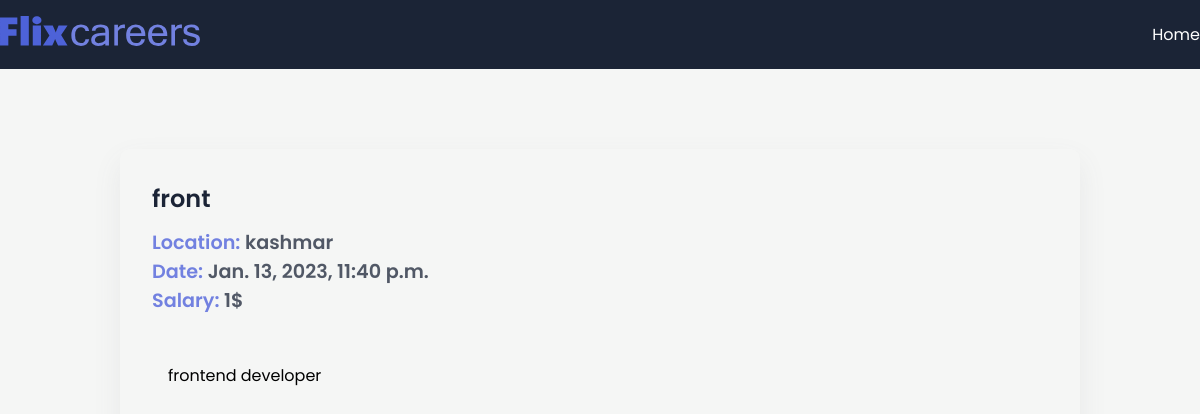
The page /job/5 on the database its author committed.
### app/models.py (models this page shows, shortened)
class jobPost(models.Model):
    JOB_TYPE_CHOICES = [
        ('Full Time', 'Full Time'),
        ('Part Time', 'Part Time'),
    ]
    title = models.CharField(max_length=200)
    description = models.CharField(max_length=200)
    expiry = models.DateField(null=True)
    date = models.DateTimeField(auto_now_add=True)
    salary = models.IntegerField()
    slug = models.SlugField(null=True, max_length=40, unique=True)
    location = models.OneToOneField(Location, null=True, on_delete=models.CASCADE)
    author = models.ForeignKey(Author, on_delete=models.CASCADE, null=True)
    skills = models.ManyToManyField(skills)
    type = models.CharField(max_length=200, null=False, choices=JOB_TYPE_CHOICES)

class Location(models.Model):
    street = models.CharField(max_length=200)
    city = models.CharField(max_length=200)
    country = models.CharField(max_length=200)
    state = models.CharField(max_length=200)
    zip = models.CharField(max_length=200)

### app/views.py (the view)
# urls.py: path('job/<int:id>', views.job_detail, name='jobs_detail')
def job_detail(request, id):
    print(type(id))
    try:
        if id == 0:
            return redirect(reversed('jobs_home'))
        job = jobPost.objects.get(id=id)
        context = {"job": job}
        return render(request, "app/job_detail.html", context)
    except:
        return HttpResponseNotFound("<h2>Not found</h2>")

### app/templates/app/job_detail.html (shortened to what this page needs)
{% extends 'base.html' %}
{% block content %}
    <section>
      <div class="container">
        <div class="view-post">
          <h1 class="jobtitle">
              {{ job.title}}
          </h1>
          <p class="location it">Location: <span>{{ job.location.city }}</span></p>
          <p class="status it">Date: <span>{{ job.date}}</span></p>
          <p class="budget it">Salary: <span>{{ job.salary}}$</span></p>
          <div class="desc">
            <p class="details">
              {{ job.description }}
            </p>
          </div>
        </div>
      </div>
    </section>
{% endblock content %}

### app/static/style.css (style rules this page uses)
* { margin: 0; padding: 0; box-sizing: border-box; font-family: "Poppins", sans-serif; }
:root { --blue: #4d62d8; --lblue: #7281e0; --card: #fdfdfd; --shadow: #64646f17 0px 12px 29px 0px; --nav: #1b2436; }
body { background: #f5f6f5; }
.container { max-width: 1200px; margin: auto; }
.view-post { width: 80%; border-radius: 10px; box-shadow: var(--shadow); margin: 5em auto; padding: 2em; }
.desc { max-height: 300px; overflow-y: scroll; margin: 2em 0; padding: 1em; }
.jobtitle { font-size: 1.5rem; color: var(--nav); font-weight: 600; margin-bottom: 0.5em; }
.it { font-size: 1.2rem; font-weight: 600; color: var(--lblue); }
.it span { color: #1b2436c0; }

### rows shown on the page
jobPost: title "front", location.city "kashmar", date "Jan. 13, 2023, 11:40 p.m.", salary "1", description "frontend developer"
